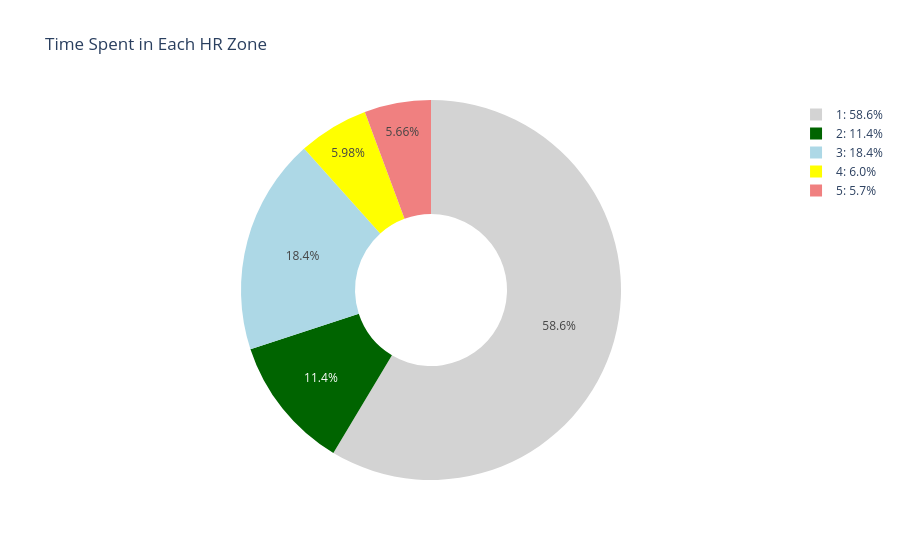

Notebook cell for this chart:
### Code cell
con = duckdb.connect("./hr_data/database.duckdb")
hr_df = con.execute("SELECT * FROM timeseries").fetchdf()
con.close()

# 1.Get the minimum HR value
min_hr = hr_df['HR (bpm)'].min()

# 3. Build zone intervals: each zone is between previous HR and current HR
zone_bounds = []
previous_hr = min_hr-5

zones_df = pd.read_csv('./hr_data/zones.csv')
zones_df = zones_df.sort_values('HR').reset_index(drop=True)

for i, row in zones_df.iterrows():
    zone_bounds.append((previous_hr, row['HR'], row['Zone']))
    previous_hr = row['HR']

# 3. Classify each HR value into a zone
def classify_zone(hr_value):
    for lower, upper, zone in zone_bounds:
        if lower <= hr_value < upper:
            return zone
    return zone_bounds[-1][2]  # Assign to last zone if HR >= max

hr_df['Zone'] = hr_df['HR (bpm)'].apply(classify_zone)

# 4. Calculate percentage of time in each zone
zone_counts = hr_df['Zone'].value_counts().sort_index()
zone_percentages = (zone_counts / len(hr_df) * 100).round(2)
# Just to validate the DF here
# display(zone_percentages)

# 5. Display result
print("Percentage of time in each HR zone:")
pie_df = zone_percentages.to_frame(name="Percentage (%)")

# The reset_index moves the index to a column
colors = ['lightgray', 'darkgreen', 'lightblue', 'yellow', 'lightcoral']
pie_df = pie_df.reset_index()
# Just to validate the DF here

pie_df['Zone'] = pie_df.apply(
    lambda row: f"{int(row['Zone'])}: {row['Percentage (%)']:.1f}%", axis=1
)
display(pie_df)

fig = px.pie(
    pie_df,
    values='Percentage (%)',
    names='Zone',
    title='Time Spent in Each HR Zone',
    hole=0.4,  # Optional: donut chart
    color_discrete_sequence=colors[:len(pie_df)],
    category_orders={'Zone': pie_df['Zone'].tolist()}
)
fig.show()

### Figure 1 — Plotly figure (JSON) as saved in the notebook; plotly's stock layout.template omitted (floating-point values rounded to 4 significant figures)
{"data": [{"direction": "clockwise", "domain": {"x": [0, 1], "y": [0, 1]}, "hole": 0.4, "hovertemplate": "Zone=%{label}<br>Percentage (%)=%{value}<extra></extra>", "labels": ["1: 58.6%", "2: 11.4%", "3: 18.4%", "4: 6.0%", "5: 5.7%"], "legendgroup": "", "name": "", "showlegend": true, "sort": false, "type": "pie", "values": [58.59, 11.37, 18.4, 5.98, 5.66]}], "layout": {"legend": {"tracegroupgap": 0}, "piecolorway": ["lightgray", "darkgreen", "lightblue", "yellow", "lightcoral"], "title": {"text": "Time Spent in Each HR Zone"}}}
